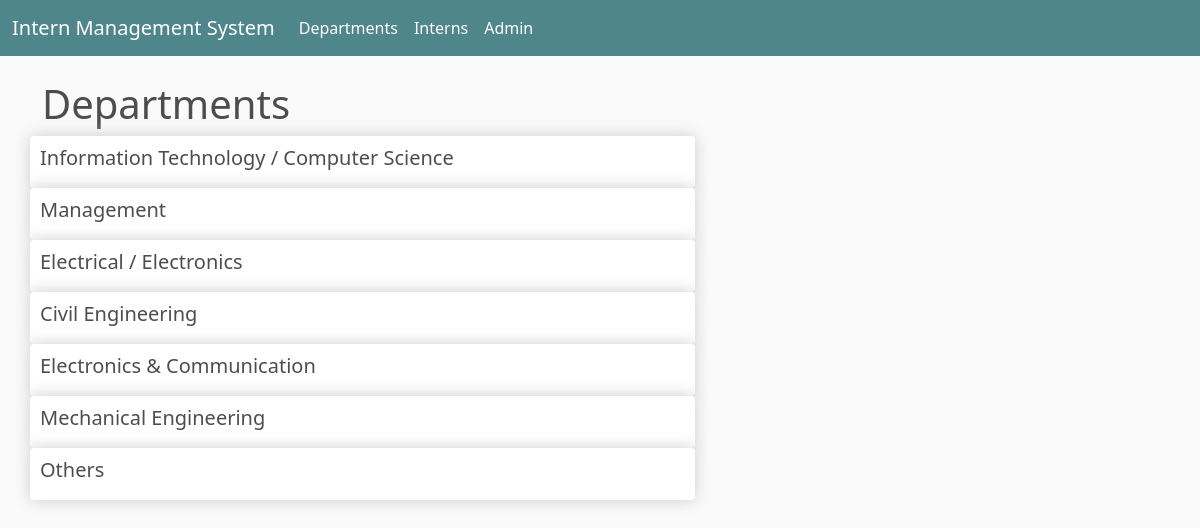
The app's page /departments/, older data.
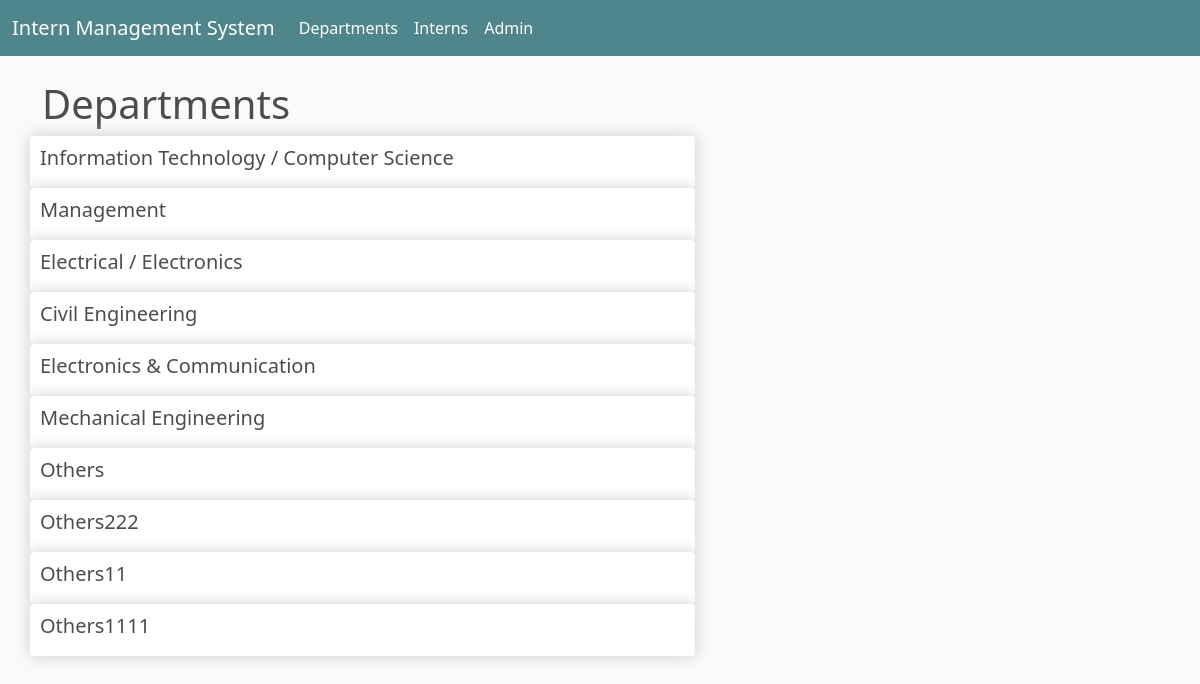
The same page, newer data.
### department/models.py (models this page shows, shortened)
class Department(models.Model):
    name = models.CharField(max_length=255)

### department/views.py (the view)
# urls.py: path('departments/',views.viewDepartments, name="department" ),
def viewDepartments(request):
    departments = Department.objects.all()
    context={"departments":departments}
    return render(request, 'department.html',context)

### internship/templates/department.html
{% extends "base.html" %} {% load static %} {% block content %}
<h1> Departments</h1>
<div class="row">
    {% for department in departments %}
    <div class="box-element col-7">
        <h5>{{ department.name }}</h5>
    </div>
    {% endfor %}
</div>
{% endblock %}

Row changes from the older to the newer data that the page shows:
added Department: name "Others222"
added Department: name "Others11"
added Department: name "Others1111"
